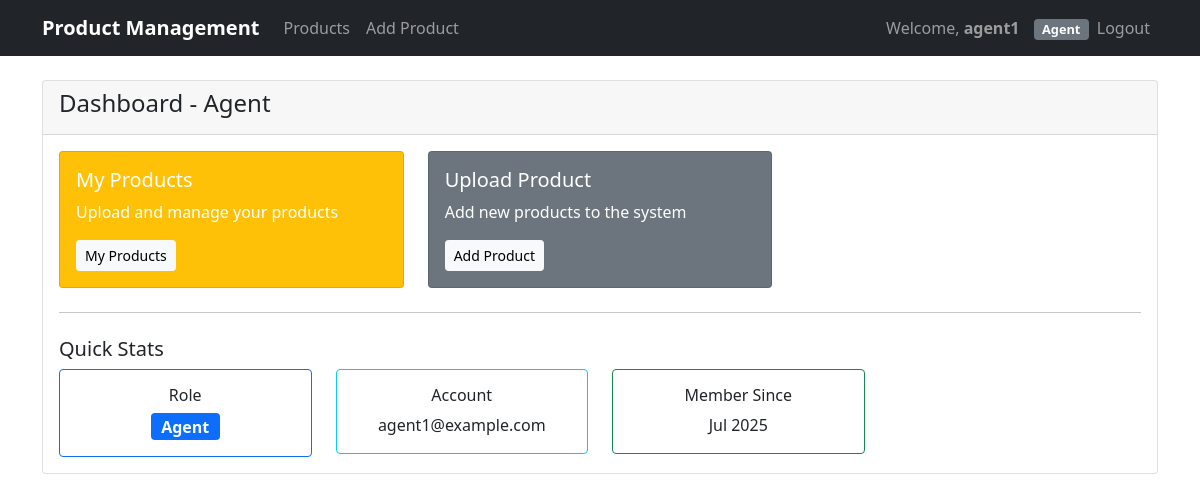
The page /dashboard/ (signed in) on the database its author committed.
### apps/users/models.py (models this page shows, shortened)
class User(AbstractUser):
    ROLE_CHOICES = (
        ('admin', 'Admin'),
        ('staff', 'Staff'),
        ('agent', 'Agent'),
        ('end_user', 'End User'),
    )
    role = models.CharField(max_length=10, choices=ROLE_CHOICES)

### apps/users/template_views.py (the view)
# urls.py: path('dashboard/', dashboard_view, name='dashboard'),
@login_required
def dashboard_view(request):
    context = {
        'user': request.user,
        'role': request.user.role,
    }
    return render(request, 'dashboard.html', context)

### templates/dashboard.html (shortened to what this page needs)
{% extends 'base.html' %}
{% block content %}
<div class="row">
    <div class="col-md-12">
        <div class="card">
            <div class="card-header">
                <h4>Dashboard - {{ user.get_role_display }}</h4>
            </div>
            <div class="card-body">
                <div class="row">
                    {% if user.role == 'admin' %}
                        <div class="col-md-3">
                            <div class="card bg-primary text-white">
                                <div class="card-body">
                                    <h5>Admin Panel</h5>
                                    <p>Full access to all features</p>
                                    <a href="{% url 'category_list' %}" class="btn btn-light btn-sm">Manage Categories</a>
                                </div>
                            </div>
                        </div>
                        <div class="col-md-3">
                            <div class="card bg-info text-white">
                                <div class="card-body">
                                    <h5>All Products</h5>
                                    <p>View and manage all products</p>
                                    <a href="{% url 'product_list' %}" class="btn btn-light btn-sm">View Products</a>
                                </div>
                            </div>
                        </div>
                    {% elif user.role == 'agent' %}
                        <div class="col-md-4">
                            <div class="card bg-warning text-white">
                                <div class="card-body">
                                    <h5>My Products</h5>
                                    <p>Upload and manage your products</p>
                                    <a href="{% url 'product_list' %}" class="btn btn-light btn-sm">My Products</a>
                                </div>
                            </div>
                        </div>
                        <div class="col-md-4">
                            <div class="card bg-secondary text-white">
                                <div class="card-body">
                                    <h5>Upload Product</h5>
                                    <p>Add new products to the system</p>
                                    <a href="{% url 'product_create' %}" class="btn btn-light btn-sm">Add Product</a>
                                </div>
                            </div>
                        </div>
                    {% endif %}
                </div>
                <hr class="my-4">
                <div class="row">
                    <div class="col-md-12">
                        <h5>Quick Stats</h5>
                        <div class="row">
                            <div class="col-md-3">
                                <div class="card border-primary">
                                    <div class="card-body text-center">
                                        <h6>Role</h6>
                                        <span class="badge bg-primary fs-6">{{ user.get_role_display }}</span>
                                    </div>
                                </div>
                            </div>
                            <div class="col-md-3">
                                <div class="card border-info">
                                    <div class="card-body text-center">
                                        <h6>Account</h6>
                                        <p class="mb-0">{{ user.email }}</p>
                                    </div>
                                </div>
                            </div>
                            <div class="col-md-3">
                                <div class="card border-success">
                                    <div class="card-body text-center">
                                        <h6>Member Since</h6>
                                        <p class="mb-0">{{ user.date_joined|date:"M Y" }}</p>
                                    </div>
                                </div>
                            </div>
                        </div>
                    </div>
                </div>
            </div>
        </div>
    </div>
</div>
{% endblock %}

### templates/base.html (shortened to what this page needs)
<!DOCTYPE html>
<html lang="en">
<head>
    <link href="https://cdn.jsdelivr.net/npm/bootstrap@5.1.3/dist/css/bootstrap.min.css" rel="stylesheet">
</head>
<body>
    <nav class="navbar navbar-expand-lg navbar-dark bg-dark">
        <div class="container">
            <a class="navbar-brand" href="{% if user.is_authenticated %}{% url 'dashboard' %}{% else %}{% url 'login' %}{% endif %}">Product Management</a>
            {% if user.is_authenticated %}
            <div class="navbar-nav me-auto">
                <a class="nav-link" href="{% url 'product_list' %}">Products</a>
                {% if user.role == 'agent' %}
                    <a class="nav-link" href="{% url 'product_create' %}">Add Product</a>
                {% endif %}
            </div>
            {% endif %}
            <div class="navbar-nav">
                {% if user.is_authenticated %}
                    <span class="navbar-text">
                        Welcome, <strong>{{ user.username }}</strong>
                        <span class="badge bg-secondary role-badge">{{ user.get_role_display }}</span>
                    </span>
                    <a class="nav-link" href="{% url 'logout' %}">Logout</a>
                {% else %}
                    <a class="nav-link" href="{% url 'login' %}">Login</a>
                    <a class="nav-link" href="{% url 'register' %}">Register</a>
                {% endif %}
            </div>
        </div>
    </nav>
    <div class="container mt-4">
        {% block content %}
        {% endblock %}
    </div>
</body>
</html>

### templates/base.html (style rules this page uses)
.role-badge { font-size: 0.8em; margin-left: 10px; }
.navbar-brand { font-weight: bold; }

### rows shown on the page
User: username "agent1", role "Agent", email "agent1@example.com", date_joined "Jul 2025"
